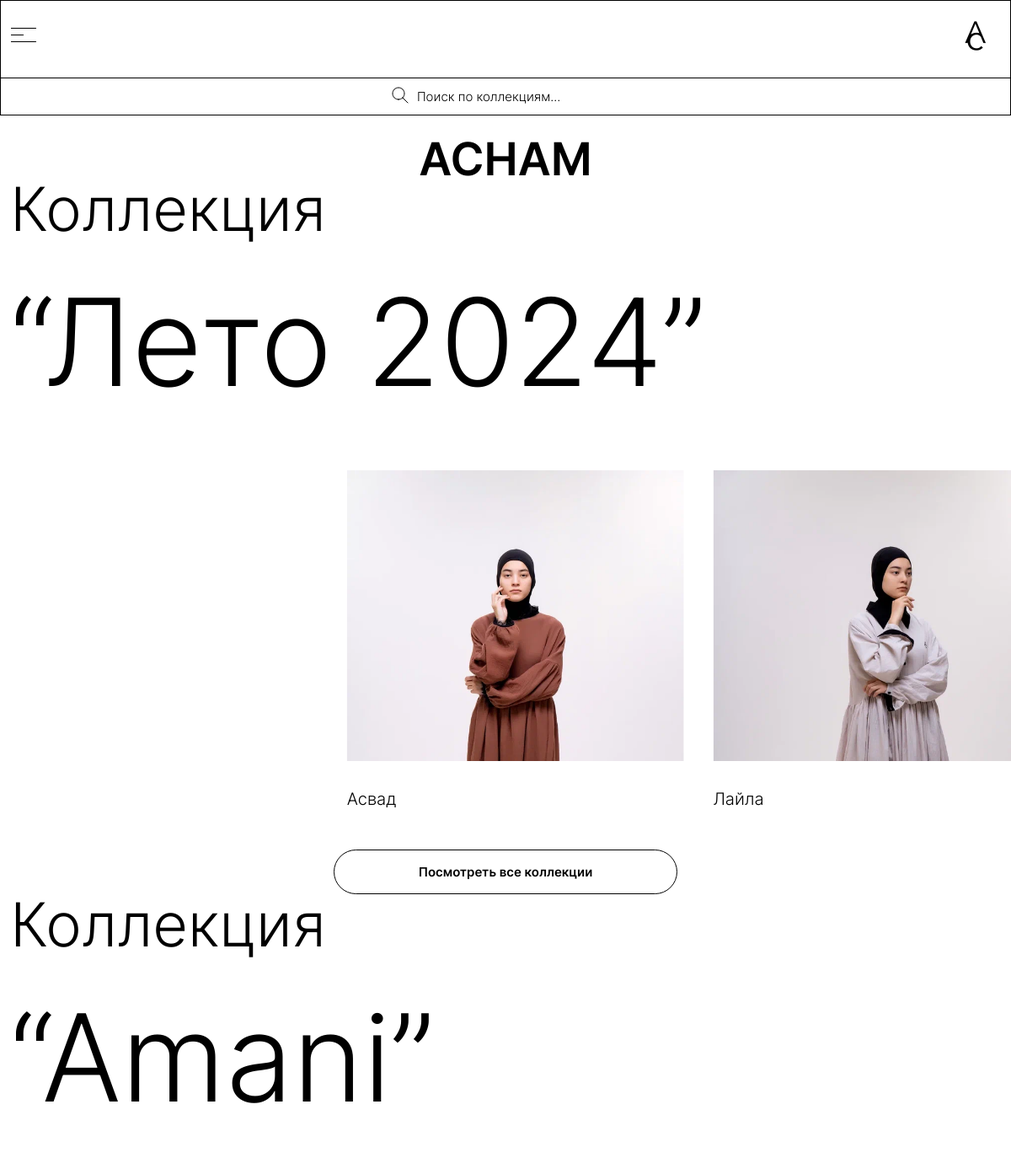
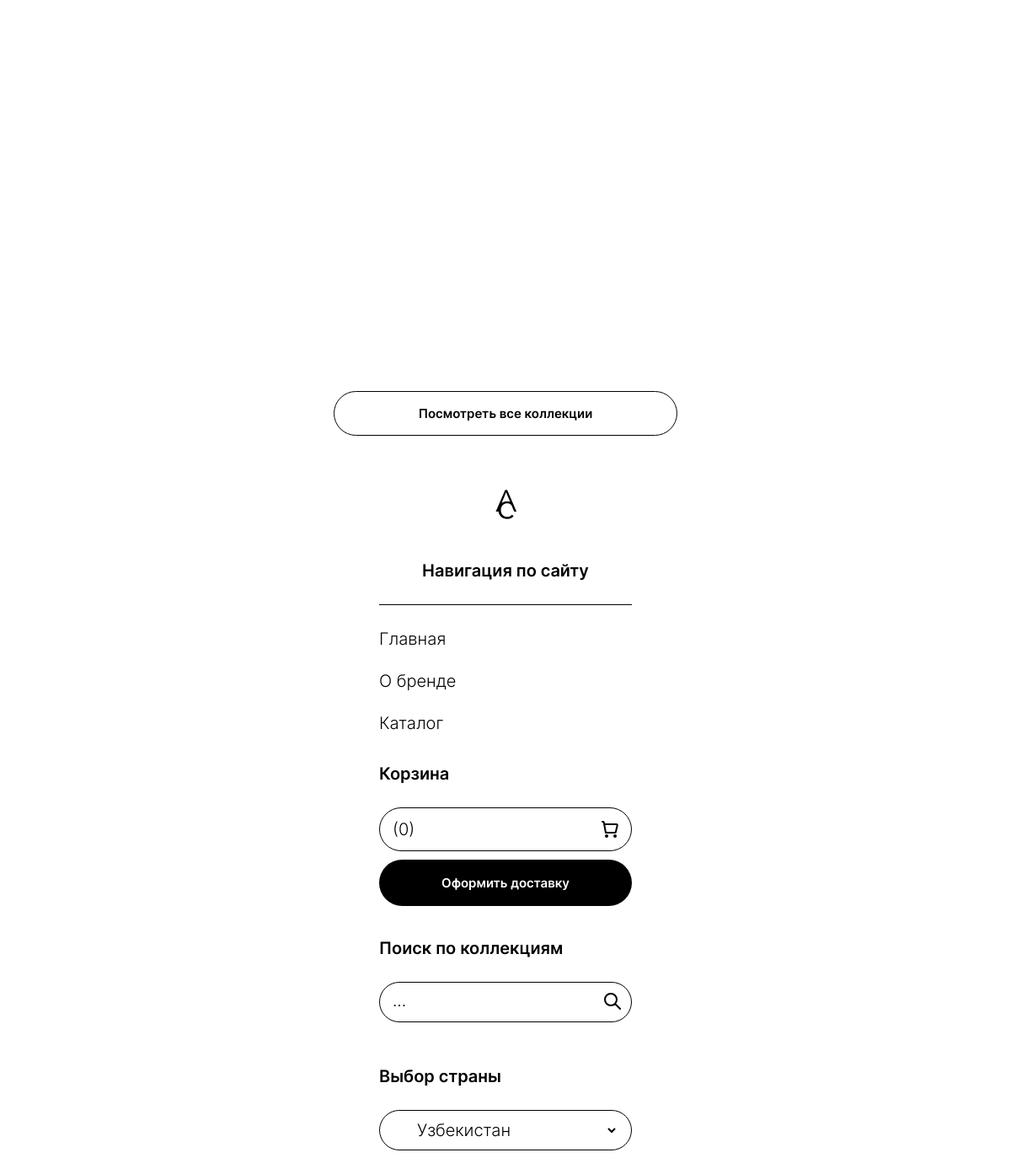
The app's page /search/ with its own data (2 pictures, top to bottom).
### backend/models.py (models this page shows, shortened)
class Collection(models.Model):
    image = models.ImageField(upload_to='images', verbose_name='Фото коллекции', null=True, blank=True)
    name = models.CharField(max_length=255, null=True, blank=True, verbose_name='Название коллекции')
    name_en = models.CharField(max_length=255, null=True, blank=True, verbose_name='Название коллекции {en}')
    name_uz = models.CharField(max_length=255, null=True, blank=True, verbose_name='Название коллекции {uz}')
    class Meta:
        verbose_name = 'Коллекция'
        verbose_name_plural = 'Коллекции'

class Item(models.Model):
    name = models.CharField(max_length=150, null=True, blank=True, verbose_name='Название товара')
    description = models.TextField(null=True, blank=True, verbose_name='Описание товара')
    name_en = models.CharField(max_length=150, null=True, blank=True, verbose_name='Название товара {en}')
    description_en = models.TextField(null=True, blank=True, verbose_name='Описание товара {en}')
    name_uz = models.CharField(max_length=150, null=True, blank=True, verbose_name='Название товара {uz}')
    description_uz = models.TextField(null=True, blank=True, verbose_name='Описание товара {uz}')
    material = models.ForeignKey(Material, on_delete=models.CASCADE, verbose_name='Материал товара')
    collection = models.ForeignKey(Collection, on_delete=models.CASCADE, verbose_name='Коллекция товара',
                                   related_name='items')
    image = models.ImageField(upload_to='images', verbose_name='Фото товара')
    price = models.DecimalField(max_digits=10, decimal_places=2, null=True, blank=True, verbose_name='Цена товара')
    def get_image(self):
        try:
            return self.image.url
        except:
            return ''
    class Meta:
        verbose_name = 'Товар'
        verbose_name_plural = 'Товары'

### backend/views.py (the view)
# urls.py: path('search/', search_collections, name='search_collections'),
def search_collections(request):
    query = request.GET.get('search')
    collections = Collection.objects.filter(name__icontains=query) if query else Collection.objects.all()
    return render(request, 'search_page.html', {'collections': collections})

### backend/cart.py (called while the page is built)
    def __len__(self):
        return sum(item['quantity'] for item in self.cart.values())

    def get_total_price(self):
        return sum(Decimal(item['price']) * item['quantity'] for item in
                   self.cart.values())

### backend/context_processors.py (called while the page is built)
def cart(request):
    return {'cart': Cart(request)}

### backend/views.py (called while the page is built)
def cart_form_processor(request):
    return {
            'cart_form': CartForm(),
            'cart_form_en': CartFormEn(),
            'cart_form_uz': CartFormUz()
            }

### backend/templates/search_page.html (shortened to what this page needs)
{% extends 'base.html' %}
{% load static %}
{% block main %}
{% include 'components/header/_header_other.html' %}
<main class="swiper-main">
    {% if collections %}
    {% for collection in collections %}
    <div class="container">
            <div class="swiper-text">
                <h2 class="swiper-text&#45;&#45;first">Коллекция</h2>
                <h2 class="swiper-text--second">“{{ collection.name }}”</h2>
            </div>
        </div>
    <div class="swiper mySwiper" id="collection_{{ collection.pk }}">
        <div class="swiper-wrapper">
            {% for item in collection.items.all %}
            <div class="swiper-slide">
                <div class="swiper-slide-img-c" onclick="document.location.href='{% url 'third_page' item.pk %}'">
                    <img src="{{ item.get_image }}"/>
                </div>
                <div class="swiper-slide--text-b">
                    <span class="swiper-slide--text">{{ item.name }}</span>
                </div>
            </div>
            {% endfor %}
        </div>
    </div>
    <a class="main__content-btn" href="{% url 'second_page' %}">Посмотреть все коллекции</a>
    {% endfor %}
    {% else %}
    <div class="swiper-text">
        <h2 class="swiper-text&#45;&#45;first">По вашему запросу ничего не найдено</h2>
        <a class="main__content-btn" href="{% url 'second_page' %}">Посмотреть все коллекции</a>
    </div>
    {% endif %}
</main>
{% endblock main %}

### static/style/style.css (style rules this page uses)
:root { --ml: "Montserrat-Light"; --mli: "Montserrat-LightItalic"; --msb: "Montserrat-SemiBold"; --cen: "Century", sans-serif; }
html { overflow-x: hidden !important; }
body { font-family: var(--ml); -webkit-user-select: none; -moz-user-select: none; -ms-user-select: none; user-select: none; }
.swiper-slide--text { font-size: 20px; font-family: var(--ml); }
.main__content-btn { padding: 18px 100px; display: -webkit-box; display: -ms-flexbox; display: flex; -webkit-box-pack: center; -ms-flex-pack: center; justify-content: center; -webkit-box-align: center; -ms-flex-align: center; align-items: center; border: 1px solid #000; font-size: 15px; font-family: var(--msb); color: #000; -webkit-transition: all .5s; -o-transition: all .5s; transition: all .5s; border-radius: 32px; }
.swiper-text { padding: 0 0 30px 0; display: -webkit-box; display: -ms-flexbox; display: flex; -webkit-box-orient: vertical; -webkit-box-direction: normal; -ms-flex-direction: column; flex-direction: column; -webkit-box-pack: start; -ms-flex-pack: start; justify-content: flex-start; -webkit-box-align: start; -ms-flex-align: start; align-items: flex-start; gap: 50px; }
.swiper-text--first { font-family: var(--ml); font-size: 72px; }
.swiper-text--second { font-family: var(--mli); font-size: 144px; }
.swiper-main { display: -webkit-box; display: -ms-flexbox; display: flex; -webkit-box-orient: vertical; -webkit-box-direction: normal; -ms-flex-direction: column; flex-direction: column; -webkit-box-pack: center; -ms-flex-pack: center; justify-content: center; -webkit-box-align: center; -ms-flex-align: center; align-items: center; }

### static/style/nullstyle.css (style rules this page uses)
* { padding: 0; margin: 0; border: 0; }
*, *:before, *:after { -moz-box-sizing: border-box; -webkit-box-sizing: border-box; box-sizing: border-box; }
html, body { width: 100%; font-size: 100%; line-height: 1; font-size: 14px; -ms-text-size-adjust: 100%; -moz-text-size-adjust: 100%; -webkit-text-size-adjust: 100%; }
a, a:visited { text-decoration: none; }
img { vertical-align: top; }
h1, h2, h3, h4, h5, h6 { font-size: inherit; font-weight: inherit; }
.container { max-width: 1320px; width: 100%; margin: 0 auto; padding: 0 12px; }

### templates/base.html (style rules this page uses)
.swiper.mySwiper { width: 100%; margin-top: 50px; margin-bottom: 50px; height: 400px; }
.mySwiper .swiper-slide { background-position: center; background-size: cover; width: 400px !important; height: 400px; position: relative; display: flex; flex-direction: column; gap: 35px; }
.mySwiper .swiper-slide-img-c { position: relative; width: 400px; height: 400px; overflow: hidden; display: flex; justify-content: center; align-items: center; transition: .1s all; }
.mySwiper .swiper-slide-img-c img { width: 100%; height: 100%; }
.mySwiper .swiper-slide img { display: block; position: absolute; top: 0; left: 0; width: 100%; height: 100%; object-fit: cover; object-position: top; }

### records on screen
Collection: name "Лето 2024"
Item: get_image (picture), name "Асвад"
Item: get_image (picture), name "Лайла"
Collection: name "Amani"

### other values on screen
{{ cart|length }} "0"
